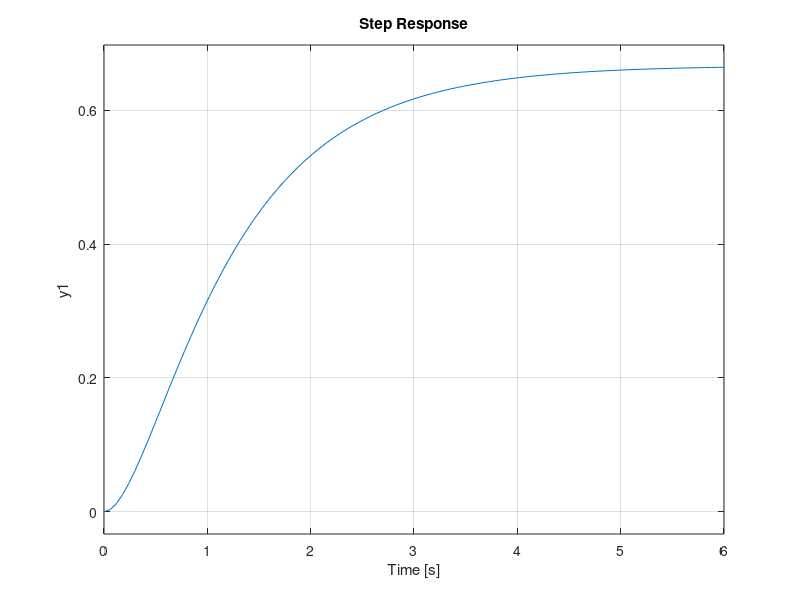
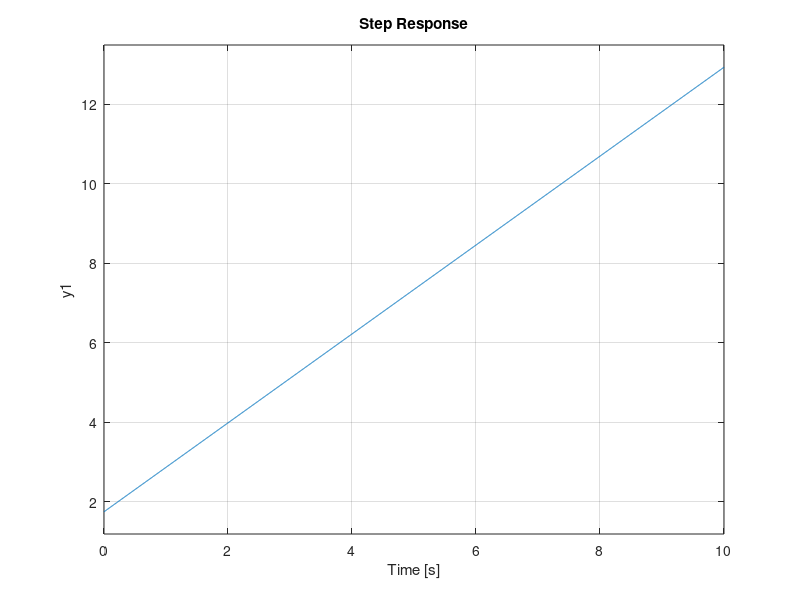
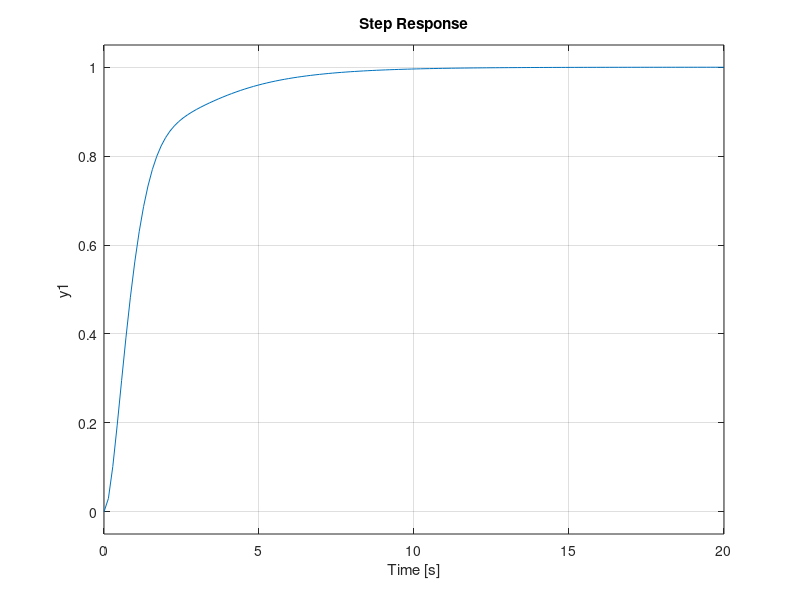

Write the MATLAB code that produced these figures, in order.
clear; close; clc;

num = 2;
den = conv([1 1],[1 3]);

MP = 0.05;              % max overshoot
zeta = 0.7;             % damping ratio
sigma = 0.75;            
t5 = 3/sigma;           % tempo acomodacao 5%
theta = acosd(zeta);

c1 = sigma;
c2 = 1 - sigma;
c3 = 3 - sigma;
alpha1 = 180 - theta;
alpha2 = atand(sigma/c2);
alpha3 = atand(sigma/c3);
beta = 180 - (alpha1+alpha2+alpha3);
o = tan(beta)*sigma;
cbeta = sigma/tand(beta);
z = 1 + o;

d1 = sqrt((sigma^2)+(c1^2));
d2 = sqrt((sigma^2)+(c2^2));
dbeta = sqrt((sigma^2)+(c2+cbeta)^2);
d3 = sqrt((sigma^2)+(c2+cbeta+c3)^2);

K = (d1*d2*d3)/dbeta;
% K = 3
numC =[1 z];
denC = [1 0];
G = tf(num,den)
KG = tf(3*num,den)
C = tf(K*numC,denC)
GC = feedback(G*C,1)
figure
step(G)
% figure
% step(KG)
figure
step(C)
figure
step(GC)

%%
clear; close; clc;

num = 2;
den = conv([1 (1+e)],[1 3]);

MP = 0.05;              % max overshoot
zeta = 0.7;             % damping ratio
sigma = 0.75;            
t5 = 3/sigma;           % tempo acomodacao 5%
theta = acosd(zeta);

c1 = sigma;
c2 = 1 - sigma;
c3 = 3 - sigma;
alpha1 = 180 - theta;
alpha2 = atand(sigma/c2);
alpha3 = atand(sigma/c3);
beta = 180 - (alpha1+alpha2+alpha3);
o = tan(beta)*sigma;
cbeta = sigma/tand(beta);
z = 1 + o;

d1 = sqrt((sigma^2)+(c1^2));
d2 = sqrt((sigma^2)+(c2^2));
dbeta = sqrt((sigma^2)+(c2+cbeta)^2);
d3 = sqrt((sigma^2)+(c2+cbeta+c3)^2);

% K = (d1*d2*d3)/dbeta;
% K = 3
K = 2 + 2*e
numC =[1 z];
denC = [1 0];
